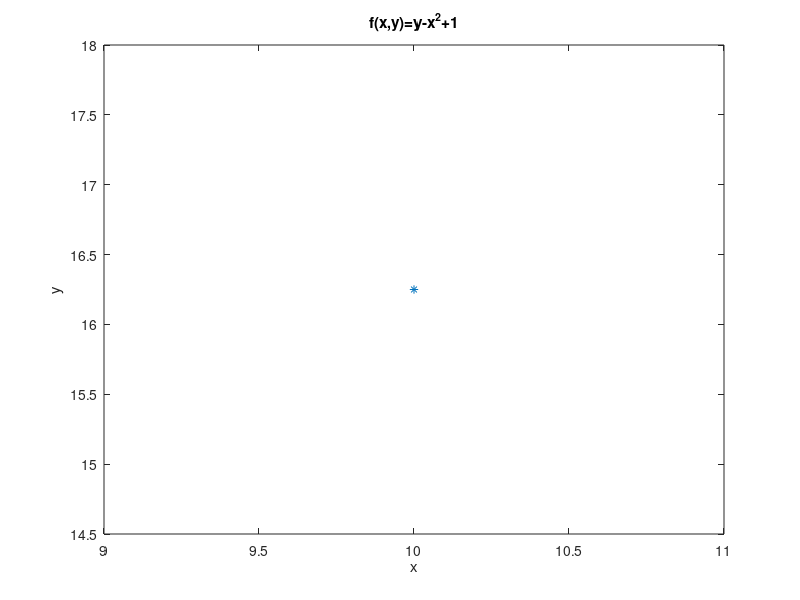

This chart was generated by the following MATLAB code:
clear all;
clc;
f=@(t,x)1+(x/t); 
x0=input('\n Enter initial value of x i.e. t0: '); 
y0=input('\n Enter initial value of y i.e. x0: '); 
xn=input('\n Enter the final value of t: ');
h=input('\n Enter the step length h: '); 
fprintf('\n x        y ');
count=0;
while x0<=xn
    fprintf('\n%4.3f  %4.3f ',x0,y0); %values of x and y
    k1=h*f(x0,y0); 
    x1=x0+h; 
    k2=h*f(x1,y0+k1);
    y1=y0+(k1+k2)/2;  
    p(count+1)=[x1];
    q(count+1)=[y1];
    count = count + 1;
    x0=x1;
    y0=y1;  
end
plot(p,q,"--*");
title("f(x,y)=y-x^2+1");
xlabel("x");
ylabel("y");

